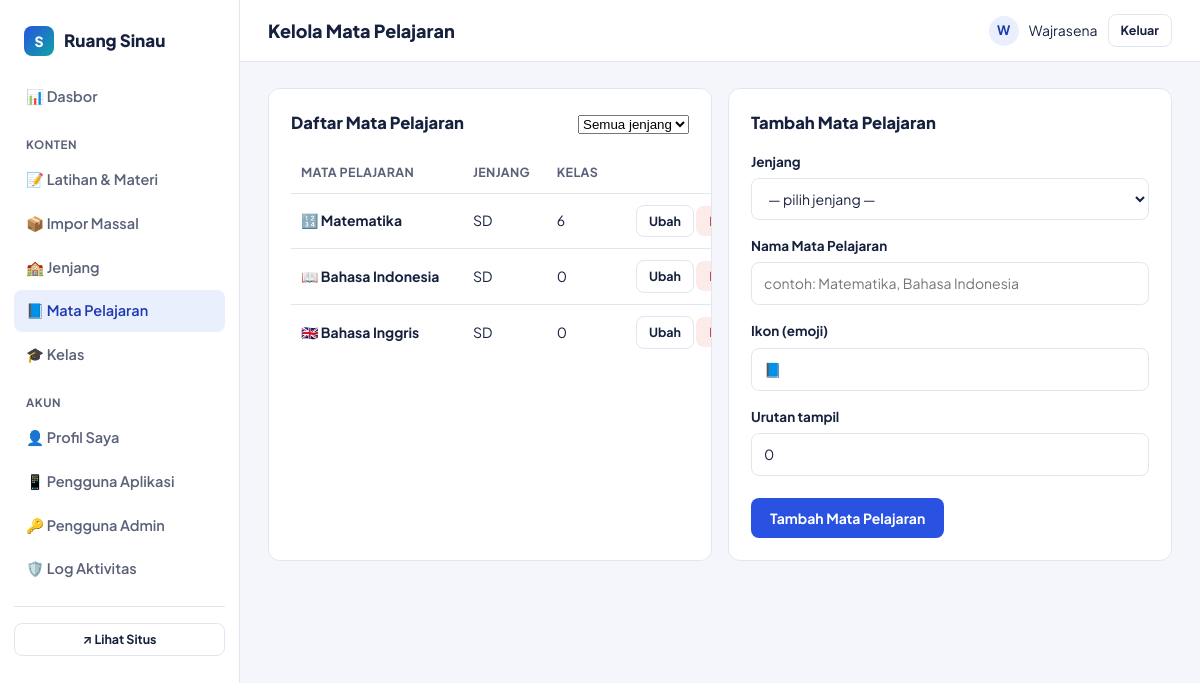
/admin/mapel.php (signed in), run on the app's committed database.
### tables this page shows
CREATE TABLE IF NOT EXISTS mapel (
    id          INT UNSIGNED AUTO_INCREMENT PRIMARY KEY,
    jenjang_id  INT UNSIGNED NOT NULL,
    nama        VARCHAR(100) NOT NULL,
    slug        VARCHAR(100) NOT NULL,
    emoji       VARCHAR(10)  NULL DEFAULT '📘',
    urutan      INT UNSIGNED NOT NULL DEFAULT 0,
    created_at  DATETIME NOT NULL DEFAULT CURRENT_TIMESTAMP,
    UNIQUE KEY uq_mapel_slug (jenjang_id, slug),
    CONSTRAINT fk_mapel_jenjang FOREIGN KEY (jenjang_id) REFERENCES jenjang(id) ON DELETE CASCADE
);

CREATE TABLE IF NOT EXISTS jenjang (
    id          INT UNSIGNED AUTO_INCREMENT PRIMARY KEY,
    nama        VARCHAR(60)  NOT NULL,
    slug        VARCHAR(60)  NOT NULL UNIQUE,
    deskripsi   VARCHAR(255) NULL,
    urutan      INT UNSIGNED NOT NULL DEFAULT 0,
    created_at  DATETIME NOT NULL DEFAULT CURRENT_TIMESTAMP
);

### includes/functions.php (called while the page is built, shortened)
<?php
require_once __DIR__ . '/db.php';
function h(?string $value): string
{
    return htmlspecialchars($value ?? '', ENT_QUOTES, 'UTF-8');
}
function url_publik(string $path = ''): string
{
    return rtrim(APP_URL, '/') . '/' . ltrim($path, '/');
}

### includes/db.php (called while the page is built, shortened)
<?php
function db(): PDO
{
    static $pdo = null;
    if ($pdo === null) {
        $dsn = 'mysql:host=' . DB_HOST . ';dbname=' . DB_NAME . ';charset=' . DB_CHARSET;
        $options = [
            PDO::ATTR_ERRMODE            => PDO::ERRMODE_EXCEPTION,
            PDO::ATTR_DEFAULT_FETCH_MODE => PDO::FETCH_ASSOC,
            PDO::ATTR_EMULATE_PREPARES   => false,
        ];
        try {
            $pdo = new PDO($dsn, DB_USER, DB_PASS, $options);
        } catch (PDOException $e) {
            error_log('Koneksi database gagal: ' . $e->getMessage());
            http_response_code(500);
            if (APP_ENV === 'production') {
                die('Situs sedang mengalami gangguan. Silakan coba beberapa saat lagi.');
            }
            die('Koneksi database gagal: ' . $e->getMessage());
        }
    }
    return $pdo;
}

### includes/auth.php (called while the page is built, shortened)
<?php
require_once __DIR__ . '/functions.php';
function admin_saat_ini(): ?array
{
    static $cache = null;
    if ($cache === null) {
        $stmt = db()->prepare('SELECT id, username, nama, peran, aktif FROM admin_users WHERE id = :id');
        $stmt->execute(['id' => $_SESSION['admin_id']]);
        $cache = $stmt->fetch() ?: null;
    }
    return $cache;
}

### admin/includes/bootstrap.php (called while the page is built, shortened)
<?php
require_once __DIR__ . '/../../includes/functions.php';
require_once __DIR__ . '/../../includes/auth.php';
$admin = admin_saat_ini();

### admin/mapel.php (the view, shortened to what this page needs)
<?php
require_once __DIR__ . '/includes/bootstrap.php';
$pdo = db();
$dataEdit = null;
$jenjangList = $pdo->query('SELECT * FROM jenjang ORDER BY urutan, nama')->fetchAll();
$sql = "SELECT m.*, j.nama AS jenjang_nama,
               (SELECT COUNT(*) FROM kelas k WHERE k.mapel_id = m.id) AS jumlah_kelas
        FROM mapel m JOIN jenjang j ON j.id = m.jenjang_id";
$params = [];
$sql .= ' ORDER BY j.urutan, m.urutan, m.nama';
$stmt = $pdo->prepare($sql);
$stmt->execute($params);
$daftarMapel = $stmt->fetchAll();
$judul_admin = 'Kelola Mata Pelajaran';
$menuAktif = 'mapel';
require __DIR__ . '/includes/admin_header.php';
?>
<div class="form-2col">
    <div class="panel">
        <div class="panel-head">
            <h2>Daftar Mata Pelajaran</h2>
            <form method="get" style="margin:0;">
                <select name="jenjang_id" onchange="this.form.submit()">
                    <option value="0">Semua jenjang</option>
                </select>
            </form>
        </div>
        <?php if ($daftarMapel): ?>
        <table class="tabel">
            <thead><tr><th>Mata Pelajaran</th><th>Jenjang</th><th>Kelas</th><th></th></tr></thead>
            <tbody>
            <?php foreach ($daftarMapel as $m): ?>
                <tr>
                    <td><?= h($m['emoji']) ?> <strong><?= h($m['nama']) ?></strong></td>
                    <td><?= h($m['jenjang_nama']) ?></td>
                    <td><?= (int)$m['jumlah_kelas'] ?></td>
                    <td class="aksi">
                        <a href="?edit=<?= (int)$m['id'] ?>" class="btn btn-outline btn-sm">Ubah</a>
                        <form method="post" style="display:inline;" onsubmit="return confirm('Hapus mata pelajaran &quot;<?= h(addslashes($m['nama'])) ?>&quot;? Semua kelas dan konten di dalamnya juga akan terhapus.');">
                            <button type="submit" class="btn btn-danger btn-sm">Hapus</button>
                        </form>
                    </td>
                </tr>
            <?php endforeach; ?>
            </tbody>
        </table>
        <?php else: ?>
            <p class="kosong-admin">Belum ada mata pelajaran.</p>
        <?php endif; ?>
    </div>
    <div class="panel">
        <div class="panel-head"><h2><?= $dataEdit ? 'Ubah Mata Pelajaran' : 'Tambah Mata Pelajaran' ?></h2></div>
        <?php if (!$jenjangList): ?>
            <p class="kosong-admin">Tambahkan jenjang terlebih dahulu sebelum membuat mata pelajaran.</p>
        <?php else: ?>
        <form method="post" class="form-grid">
            <div class="form-row">
                <label for="jenjang_id">Jenjang</label>
                <select id="jenjang_id" name="jenjang_id" required>
                    <option value="">— pilih jenjang —</option>
                </select>
            </div>
            <div class="form-row">
                <label for="nama">Nama Mata Pelajaran</label>
                <input type="text" id="nama" name="nama" required placeholder="contoh: Matematika, Bahasa Indonesia"
                       value="<?= h($dataEdit['nama'] ?? '') ?>">
            </div>
            <div class="form-row">
                <label for="emoji">Ikon (emoji)</label>
                <input type="text" id="emoji" name="emoji" maxlength="10" placeholder="📘"
                       value="<?= h($dataEdit['emoji'] ?? '📘') ?>">
            </div>
            <div class="form-row">
                <label for="urutan">Urutan tampil</label>
                <input type="number" id="urutan" name="urutan" value="<?= (int)($dataEdit['urutan'] ?? 0) ?>">
            </div>
            <div class="form-actions">
                <button type="submit" class="btn btn-primary"><?= $dataEdit ? 'Simpan Perubahan' : 'Tambah Mata Pelajaran' ?></button>
            </div>
        </form>
        <?php endif; ?>
    </div>
</div>
<?php require __DIR__ . '/includes/admin_footer.php'; ?>

### admin/includes/admin_header.php (shortened to what this page needs)
<?php
$judul_admin = $judul_admin ?? 'Dasbor';
$menuAktif = $menuAktif ?? '';
?>
<!DOCTYPE html>
<html lang="id">
<head>
<link rel="stylesheet" href="<?= h(url_publik('assets/css/admin.css')) ?>">
</head>
<body>
<div class="admin-shell">
    <aside class="sidebar">
        <div class="brand">
            <span class="mark">S</span>
            <span><?= h(APP_NAME) ?></span>
        </div>
        <nav>
            <a href="index.php" class="<?= $menuAktif === 'dasbor' ? 'aktif' : '' ?>">📊 Dasbor</a>
            <div class="grup-label">Konten</div>
            <a href="topik.php" class="<?= $menuAktif === 'topik' ? 'aktif' : '' ?>">📝 Latihan &amp; Materi</a>
            <a href="impor_massal.php" class="<?= $menuAktif === 'impor' ? 'aktif' : '' ?>">📦 Impor Massal</a>
            <a href="jenjang.php" class="<?= $menuAktif === 'jenjang' ? 'aktif' : '' ?>">🏫 Jenjang</a>
            <a href="mapel.php" class="<?= $menuAktif === 'mapel' ? 'aktif' : '' ?>">📘 Mata Pelajaran</a>
            <a href="kelas.php" class="<?= $menuAktif === 'kelas' ? 'aktif' : '' ?>">🎓 Kelas</a>
            <div class="grup-label">Akun</div>
            <a href="profil.php" class="<?= $menuAktif === 'profil' ? 'aktif' : '' ?>">👤 Profil Saya</a>
            <a href="pengguna_app.php" class="<?= $menuAktif === 'pengguna_app' ? 'aktif' : '' ?>">📱 Pengguna Aplikasi</a>
            <?php if ($admin['peran'] === 'super_admin'): ?>
            <a href="users.php" class="<?= $menuAktif === 'users' ? 'aktif' : '' ?>">🔑 Pengguna Admin</a>
            <a href="log.php" class="<?= $menuAktif === 'log' ? 'aktif' : '' ?>">🛡️ Log Aktivitas</a>
            <?php endif; ?>
        </nav>
        <div class="lihat-situs">
            <a href="<?= h(url_publik('index.php')) ?>" target="_blank" class="btn btn-outline btn-sm" style="width:100%;">↗ Lihat Situs</a>
        </div>
    </aside>
    <div class="admin-main">
        <div class="admin-topbar">
            <h1><?= h($judul_admin) ?></h1>
            <div class="admin-user">
                <div class="avatar"><?= h(strtoupper(substr($admin['nama'], 0, 1))) ?></div>
                <span><?= h($admin['nama']) ?></span>
                <a href="logout.php" class="btn btn-outline btn-sm">Keluar</a>
            </div>
        </div>
        <div class="admin-content">

### data on the page
mapel: emoji "🔢", nama "Matematika", jenjang.nama "SD", jumlah_kelas "6"
mapel: emoji "📖", nama "Bahasa Indonesia", jenjang.nama "SD", jumlah_kelas "0"
mapel: emoji "🇬🇧", nama "Bahasa Inggris", jenjang.nama "SD", jumlah_kelas "0"

### other printed values
APP_NAME "Ruang Sinau"
$judul_admin "Kelola Mata Pelajaran"
substr($admin['nama'], 0, 1) "W"
$admin['nama'] "Wajrasena"
